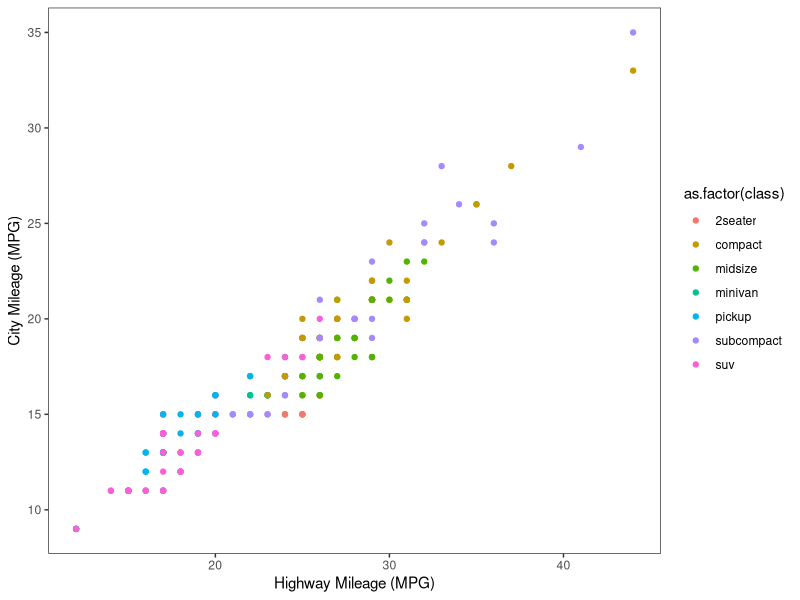
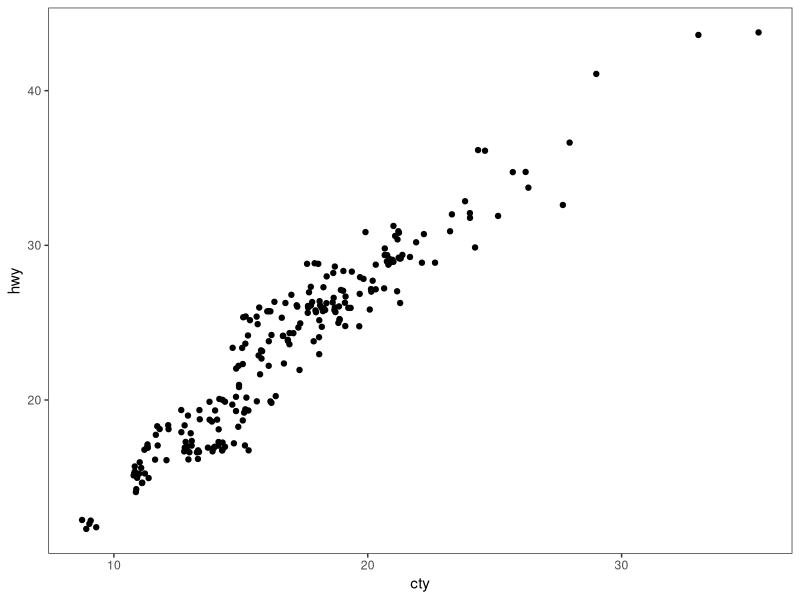
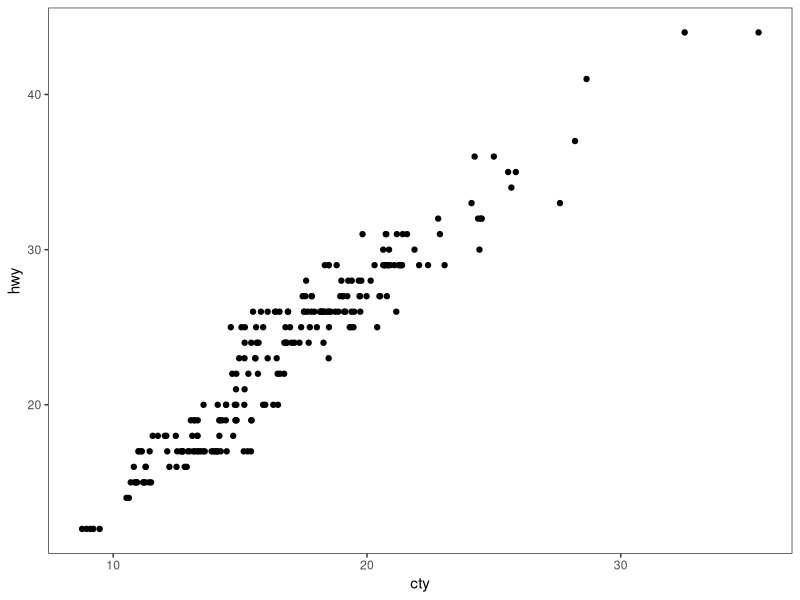
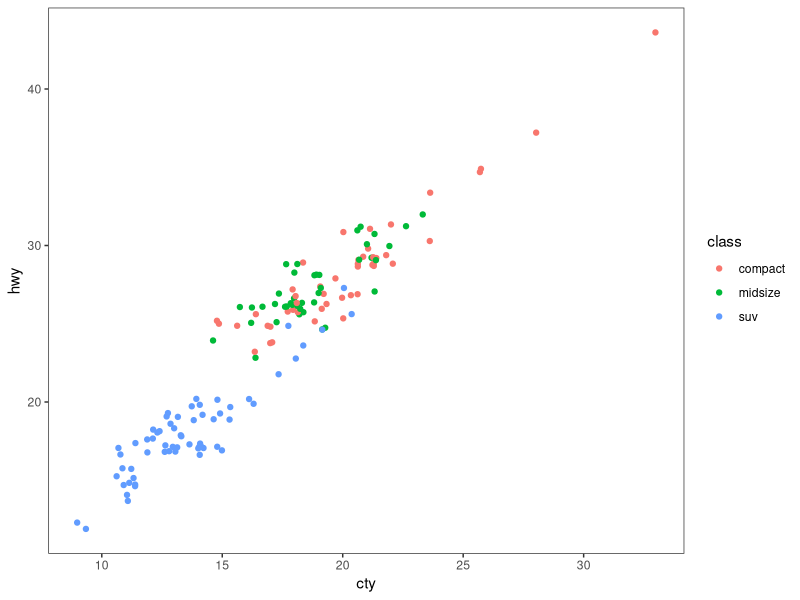
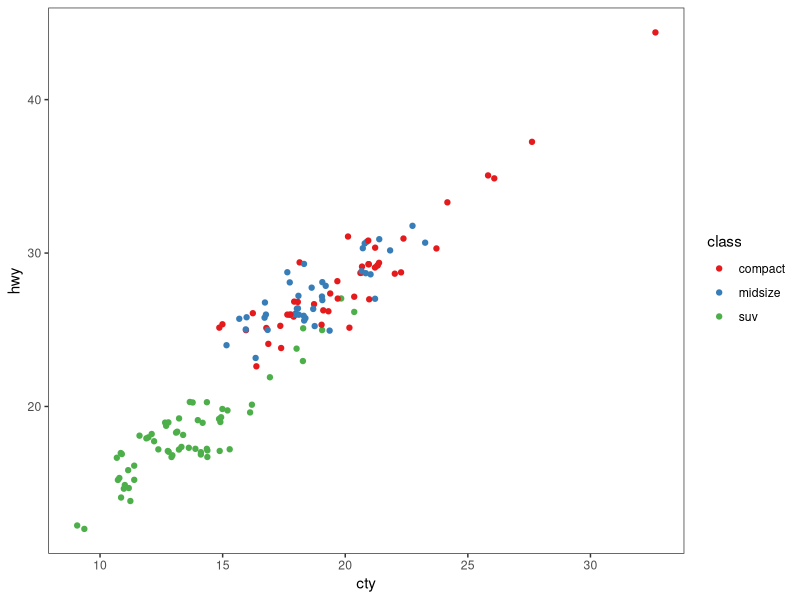
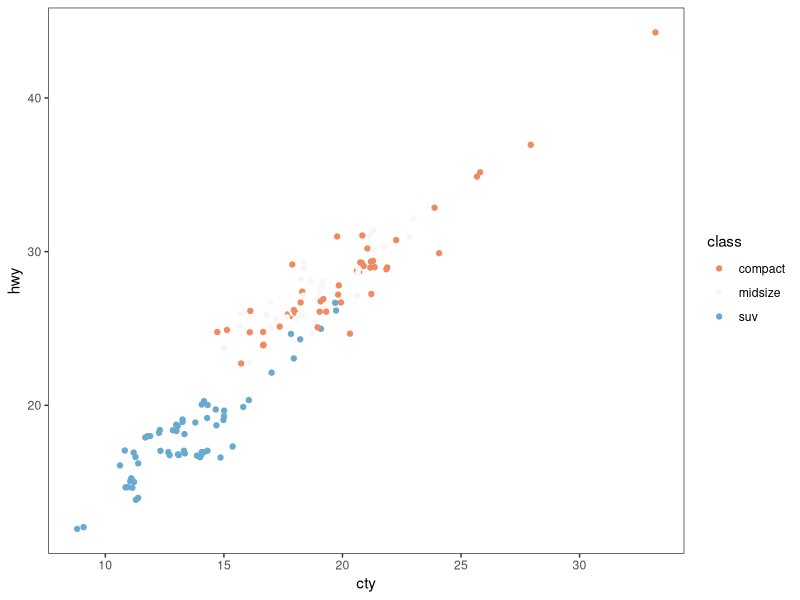
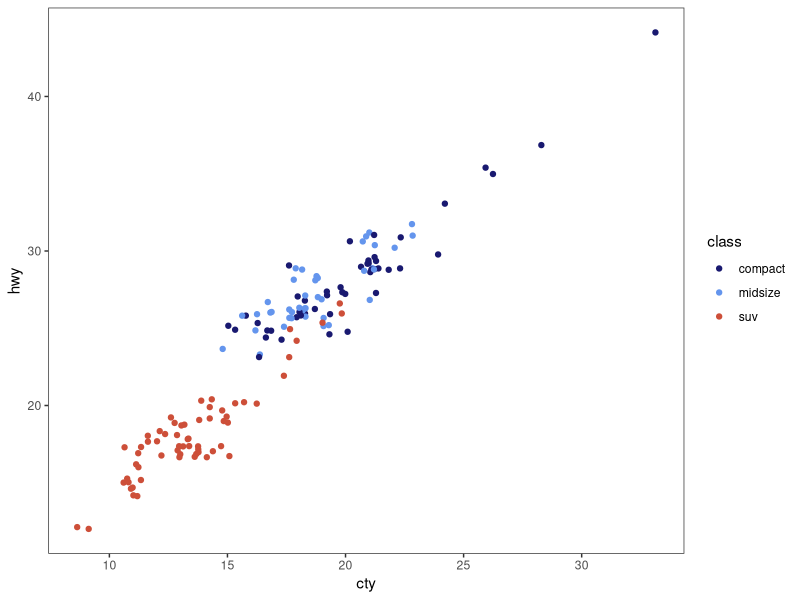
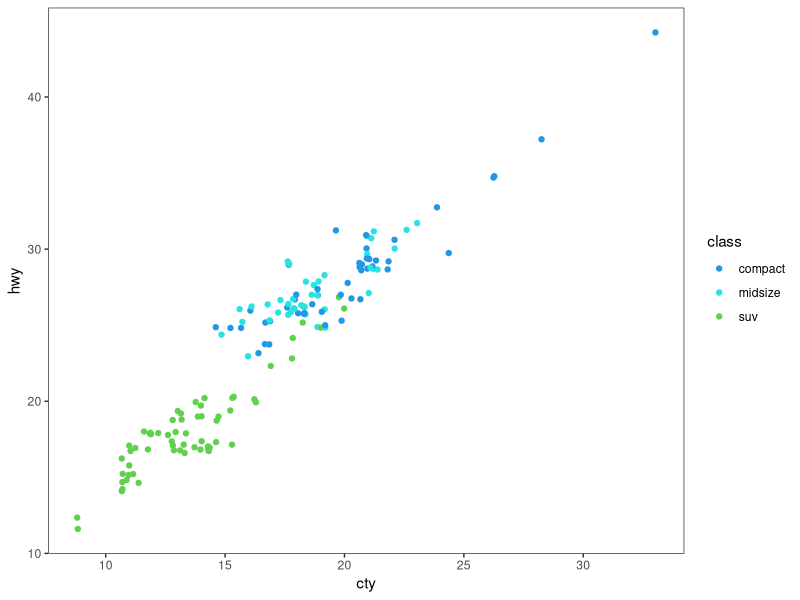

Generate these figures, in order, with R: (Note: this script raises an error after producing the figures.)
# ---------------------------------------------------------- #
#### MODULE 3: Plot even more data!                       ####               
# ---------------------------------------------------------- #

## OBJECTIVE:
# 1. To develop a "grammar of graphics".
# 2. To become comfortable using ggplot2 for exploratory data visualization.


# ---------------------------------------------------------- #
#### SET UP:                                              ####
# ---------------------------------------------------------- #
# REMINDER: In RStudio, open the Rproject for our course (UNCG_DataWrangling), 
# pull any changes from GitHub, and navigate to the branch you created for 
# yourself (just a single branch for the whole semester) in RStudio's Git tab.
# Open this week's assignment in this new branch to complete and submit on GitHub.
# Ideally, you'll commit your answers a bit at a time as you work through
# this assignment, rather than committing all at once at the end.

# Reminder of some helpful resources for graphing in R:
# ggplot Cookbook: http://www.cookbook-r.com/Graphs/
# Official ggplot2 Book: https://ggplot2-book.org/
# Themes in ggplot2: https://ggplot2-book.org/polishing.html#themes

# In ggplot2, aesthetic means “something you can see”. Each aesthetic is a
# mapping between a visual cue and a variable.
# Examples include:
# position (i.e., on the x and y axes)
# color (“outside” color)
# fill (“inside” color)
# shape (of points)
# line type
# size

# Each type of geometric object (geom) accepts only a subset of all aesthetics.
# Refer to the geom help pages to see what mappings each geom accepts. Aesthetic
# mappings are set with the aes() function.

# TASK: We will be using the ggplot2 package for graphing. Fortunately, ggplot2 
# is nested within the tidyverse package (along with many others).
# Start by writing code to load the tidyverse library.
# HINT: see the end of assignment #1 if you forgot how to load a package.

library(tidyverse)

# TASK: Write code below to set your theme to black and white and both your major
# AND minor gridlines to element_blank for all plots you'll be making today.
# HINT: Check back to last week's assignment section 1.9 for setting themes for
# all plots.

theme_set(theme_bw())
theme_update(panel.grid.major=element_blank(),
             panel.grid.minor=element_blank())


# ---------------------------------------------------------- #
#### 1.0 CORRELATION                                      ####
# ---------------------------------------------------------- #

# We learned how to make correlations last week, but it never hurts to get
# more practice! Let's start by using a data set built into ggplot2.
# The mpg dataset looks at the gas efficiency of different cars. Run the following
# code to load the data:
data(mpg, package = "ggplot2")

# TASK: Create a scatterplot (i.e., a dot plot) to relate city and highway mileage.
# Color the points by the class of car (class column) and label the x and y axis 
# to be more informative (City Mileage (MPG) vs Highway Mileage (MPG)).
# HINT: Refer back to last week's assignment or the ggplot help resources if you 
# forget how to make a scatterplot.

ggplot(mpg, aes(x=hwy,y=cty))+
  xlab('Highway Mileage (MPG)')+
  ylab('City Mileage (MPG)')+
  geom_point(aes(color=as.factor(class)))

# Looks alright, but the graph may be hiding some information...
# QUESTION: How many data points are in the mpg dataframe?

str(mpg)
# There are 234 obs. in 11 columns

# QUESTION: Approximately how many dots are in the graph you just made? How does
# that compare to the number of observations in the dataframe?

# There are roughly 78 points on the graph, which is a lot smaller than
# The number of observations.

# Try another correlation-focused geom that addresses this problem by running
# the following code:
ggplot(data=mpg, aes(x=cty, y=hwy)) + 
  geom_jitter()


# QUESTION: What happened when you created the plot with geom_jitter?

# A LOT more observations were added to the plot and some points were added in randomly.

# QUESTION: Run the code to create a plot using geom_jitter a second time. Then run it
# again and again. What happens each time? Why is this happening?

# The graph slightly shifts because the geom_jitter() function randomly moves the points 
# along the x and y axises.

# TASK: The default in geom_jitter is to jitter (or slightly move) the points away
# from each other in both the x and y directions. Check the help file for geom_jitter
# and write code below to make a graph where you jitter points in only the x-dimension
# by 0.5.

ggplot(data=mpg, aes(x=cty, y=hwy)) + 
  geom_jitter(height= F, width=0.5)

# ---------------------------------------------------------- #
#### 1.1 DETOUR! COLORS, COLORS, COLORS                   ####
# ---------------------------------------------------------- #

# Our world is so colorful, and our graphs can be too! But we want to be mindful
# of our color choices to not only be beautiful, but also informative and accessible.

# TASK: Create a new dataframe that filters our mpg data down to only information
# for car classes compact, midsize, and suv using an %in% statement. Name your 
# new dataframe mpgSubset.
# HINT: Refer back to the Transform assignment if you want help with %in% (or 
# try googling!)

mpgSubset <- mpg%>%
  filter(mpg$class%in%c('compact','midsize','suv'))

# ggplot has lots of nice (and some not so nice) built-in color palettes that we 
# can use to fill our bars with color. Try running the following code:
ggplot(data=mpgSubset, aes(x=cty, y=hwy, color=class)) +
  geom_jitter()

# The code above supplies us with ggplot's default color palette, which I find not
# so pleasing. Let's try to change this!

# We can add a statement specifying the scale of colors we would prefer. One way
# to do this is to use other pre-set palettes from ggplot. Run the code below to 
# ask ggplot to use the color brewer's palette called Set 1.
ggplot(data=mpgSubset, aes(x=cty, y=hwy, color=class)) +
  geom_jitter() +
  scale_color_brewer(palette="Set1")

# Alternatively, we could use the "RdBu" palette:
ggplot(data=mpgSubset, aes(x=cty, y=hwy, color=class)) +
  geom_jitter() +
  scale_color_brewer(palette="RdBu")

# QUESTION: Investigate the color brewer's range of palettes at this website: 
# https://r-graph-gallery.com/38-rcolorbrewers-palettes.html
# What do you notice about the colors chosen from each of the palettes that we
# used above? (i.e., does it use the first three colors in the palette? The last
# three? Some other combination?)

# For Set1, the first three colors are assigned to the three variables.
# For RdBu, the extremes and a middle ground color were assigned to the variables.


# We could also pick out EXACTLY which colors we want for our figure. 
# There are 4 main ways to specify colors in R:
### by name
### by number
### by Hex code
### with the rgb() function

# By Name: R allows you to call more than 600 colors by name! Run the following
# code to see a list:
colors()

# We can put in the colors we chose for each variable by adding the 
# scale_color_manual() function to our plot. Try it out by running the following
# code:
ggplot(data=mpgSubset, aes(x=cty, y=hwy, color=class)) +
  geom_jitter() +
  scale_color_manual(values=c('midnightblue', 'cornflowerblue', 'tomato3'))


# You can also chose colors by number, which are assigned in R.

# TASK: Copy and paste the code to make our scatterplot and replace the color names
# with three numbers of your choice (between 1 and 657). How does your new figure look?
# HINT: remember to remove the quotation marks when calling numbers.


ggplot(data=mpgSubset, aes(x=cty, y=hwy, color=class)) +
  geom_jitter() +
  scale_color_manual(values=c('388', '213', '515'))

# QUESTION: How do you think you could figure out which color name belongs to
# each color number?
# HINT: Try creating a dataframe from color() by passing it into the
# as.data.frame() function.

palette <- as.data.frame(colors())

# You can also chose colors by Hex code. A Hex color code is a 6-symbol code made
# of up to three 2-symbol elements (6 symbols in length all together). Each of 
# the 2-symbol elements represents a color value in the Red-Green-Blue (RGB) color
# scale from 0 to 255. Hex codes are written with a # in front of them. Let's try
# out calling our colors using hex code.
ggplot(data=mpgSubset, aes(x=cty, y=hwy, color=class)) +
  geom_jitter() +
  scale_color_manual(values=c('#191970', '#6495ED', '#FF6347'))

# There are two great things about hex codes. First, you can call ANY color you 
# want with a hex code. That is, you're not limited to the 657 colors that are
# in ggplot. By specifying the color by hex code, you can pick literally anything!

# TASK: Google the search term "color picker". This should bring up google's color
# picker (in addition to a billion other color picking websites). Use this color
# picker to generate the hex codes for three new colors of your choice. Then copy
# and paste the above code, replacing the hex codes with your color choices.

ggplot(data=mpgSubset, aes(x=cty, y=hwy, color=class)) +
  geom_jitter() +
  scale_color_manual(values=c('#40db42', '#000000', '#cc5e1f'))

#I call it "Spooktacular"

# The second great thing about hex codes is that you can control the transparency
# of your colors. Transparency is set in a hex code by adding two extra symbols
# to the end, which together make up the "alpha" element. Adding 00 to the end 
# of your hex code will make your color completely transparent, while adding FF 
# to the end will make it completely opaque. Any number/letters in-between will 
# result in partial transparency. You can find a complete list of transparencies
# between 0-100% here: https://gist.github.com/lopspower/03fb1cc0ac9f32ef38f4

# TASK: Try out transparency by copying and pasting your graph code below and
# adding the alpha element to the end of each of your hex codes to make your
# first color 0% transparent, your second color 50% transparent, and your third
# color 100% transparent.


ggplot(data=mpgSubset, aes(x=cty, y=hwy, color=class)) +
  geom_jitter() +
  scale_color_manual(values=c('#40db42ff', '#00000080', '#cc5e1f00'))

# QUESTION: What happened to the point that you set to 100% transparent?

# Those points are completely transparent

# Finally, we can set our colors using the rgb() function. This operates very
# similarly to the hex code, where you can pick exactly the color and transparency
# you want. Try it out by running the following code:
ggplot(data=mpgSubset, aes(x=cty, y=hwy, color=class)) +
  geom_jitter() +
  scale_color_manual(values=c(rgb(.10, .10, .44, .5), rgb(.39, .58, .93, .5), rgb(1.0, .39, .28, .5)))

# TASK: Modify the above code to make all of your points 50% transparent.

# There are so many inventive and artistic people in the world who have expanded
# the offerings for colors in ggplot. Check out some notable ones listed below
# when choosing colors for this assignment.
### Color-blind friendly palettes: https://github.com/JLSteenwyk/ggpubfigs
### Color palettes from vintage National Parks posters: https://github.com/katiejolly/nationalparkcolors
### Color palettes based on Wes Anderson movies: https://github.com/karthik/wesanderson
### Color palettes from famous Dutch paintings: https://github.com/EdwinTh/dutchmasters


# ---------------------------------------------------------- #
#### 1.2 DETOUR! LEGENDS                                  ####
# ---------------------------------------------------------- #

# When you specify colors in your ggplot code, R throws in a bonus legend for free!
# However, this legend is often not as clear or visually appealing as we might 
# prefer. But as with all geometric objects in ggplot, legends can be easily altered.

# Run the following code to create a scatter plot. Feel free to modify the colors
# as you prefer!
ggplot(data=mpgSubset, aes(x=cty, y=hwy, color=class)) +
  geom_jitter()

# QUESTION: Where did ggplot get the legend title and values from?
# The titles were provided in the aes() function and the values come from the mpgSubset dataframe

# We could change the title and values in our legend by altering the dataframe
# we are passing into ggplot. But that seems a bit drastic. Instead, we can 
# lean on the same code that specifies our color picks to alter the legend text.
# Try it out by running the following code:
ggplot(data=mpgSubset, aes(x=cty, y=hwy, color=class)) + # This creates our scatterplot with the assigned x and y axises, and colors scaled by class
  geom_jitter() + # This tells R to insert the data in a spaced out manner. 
  scale_color_manual(values=c('#FCBA03', '#380754', '#496916'), # This assigns a color to each value
                     name='Class of Car', # This renames the title of the variables 
                     breaks=c('suv', 'midsize', 'compact'), # This breaks the data up by variable
                     labels=c('SUV', 'Midsize', 'Compact')) # This gives labels to the broken up variable data


# TASK: Label each line of the code above with what it is doing.
# HINT: Check the scale_color_manual help file or ggplot Cookbook for more info.


# IMPORTANT: It is important to pay attention to the order you provide ggplot with 
# your color choices and legend labels! Try running the following code:
ggplot(data=mpgSubset, aes(x=cty, y=hwy, color=class)) + 
  geom_jitter() + 
  scale_color_manual(values=c('#FCBA03', '#380754', '#496916'), 
                     name='Class of Car', 
                     breaks=c('suv', 'midsize', 'compact'), 
                     labels=c('Compact', 'SUV', 'Midsize')) 


# QUESTION: What is wrong with the code above? Why is it so important to be
# careful with the order you pass information into ggplot?

# The labels for the break data is assigned to the wrong variables and has a misleading output.


# While changing the legend text and factor order takes place in the scale_color_manual
# step, moving the legend around on the graph page is part of the graph theme. We
# can try this out using the code below:
ggplot(data=mpgSubset, aes(x=cty, y=hwy, color=class)) + 
  geom_jitter() + 
  theme(legend.position='bottom')


# TASK: Modify the code above to have the legend display along the bottom of
# the figure.


# We can also have the legend located within the area of the graph itself! We can 
# do this by specifying the coordinates for where the legend should go within the
# graph axes. First we set the legend position and then we set the anchoring 
# position by justifying the legend.
### bottom left: 0,0
### bottom right: 1,0
### top left: 0,1
### top right: 1,1

# Try it out by running the following code:
ggplot(data=mpgSubset, aes(x=cty, y=hwy, color=class)) + 
  geom_jitter() + 
  theme(legend.position=c(1,0), legend.justification=c(1,0))

# QUESTION: What happens if you don't include the code for legend justification
# above?
# The legend is placed in the wrong area, to the bottom right outside of the graph

# TASK: Copy and paste the code from above. Modify it to place the legend in the
# upper left part of the graph.
ggplot(data=mpgSubset, aes(x=cty, y=hwy, color=class)) + 
  geom_jitter() + 
  theme(legend.position=c(0,1), legend.justification=c(0,1))

# Finally, we might want to remove the legend altogether! We would do so by
# modifying the theme as well. 

# TASK: Check the ggplot cookbook to find the legends section. Read what it says 
# about removing the legend. Then copy and paste the graph code from above. Modify
# the code to remove the legend.

ggplot(data=mpgSubset, aes(x=cty, y=hwy, color=class)) + 
  geom_jitter() + 
  theme(legend.position= "none")
# ---------------------------------------------------------- #
#### 2.0 DEVIATION                                        ####
# ---------------------------------------------------------- #

# Used to compare variation in values between small number of items (or categories) 
# with respect to a fixed reference.

# Whether the graphical type is a deviation graph or a composition graph (or a 
# ranking graph) may depend on the underlying data structure.

# We used geom_bar() last week with factor data to create a bar graph. But
# geom_bar() is a bit tricky because it can make EITHER a bar graph or a histogram
# depending on the data you give it. The default of geom_bar() is to set stat to 
# count so if you give it just a continuous x value, it will make a histogram. Try
# it with the following code:
ggplot(data=mpg, aes(x=hwy)) + 
  geom_bar()

# In order to have the geom create bars and not a histogram, you must:
# 1) Set stat = identity
# 2) Provide both an x and a y inside the aes(), where x is either a character 
# or factor and y is numeric.

# TASK: Create a dataframe of summary statistics for the mpg data, calculating the
# mean, standard deviation, and standard error for highway mpg grouping by class.
# Name the resulting dataframe highwayMPG and your new variables hwy_mean, hwy_sd,
# and hwy_se.
# HINT: Look back at the Transform assignment if you forget how to summarize the
# data. Also recall, standard error = 1.96*standard deviation.


# TASK: Create a bar graph showing the average highway MPG on the y-axis and 
# car class on the x-axis. Fill the bars by class. Add in error bar caps that are 20%
# the width pf the bars.
# HINT: Don't forget to change stat from the default in your geom_bar() statement!


# ---------------------------------------------------------- #
#### 2.1 DETOUR! COLORS AND LEGENDS, AGAIN                ####
# ---------------------------------------------------------- #

# Recall that some geometric elements require fills instead of (or sometimes in
# addition to) colors.

# TASK: Create a bar graph with the mpg summary stats with the following parameters:
# (1) Black bar outline
# (2) Bars filled with the color brewer palette "Dark2" using the scale_fill_manual
#     statement
# (3) No legend
# (4) Informative x- and y-axis labels. 

# HINT: Carefully consider whether your color and/or fill should go within an aes() 
# statement, the scale_fill_manual or scale_color_manual statements, or neither.
# If in doubt, try a bunch of ways until it looks how we want it. And consult 
# your helpful ggplot resources on the web.


# ---------------------------------------------------------- #
#### 2.2 DETOUR! AXIS MODIFICATIONS                       ####
# ---------------------------------------------------------- #

# Run the following code, feeling free to modify colors as you prefer:
ggplot(data=highwayMPG, aes(x=class, y=hwy_mean, fill=class)) +
  geom_bar(stat='identity') 

# QUESTION: Where is ggplot getting the x-axis tick labels from?


# Often our tick labels are not the best. We can modify them to be more informative
# or visually appealing by directly modifying the dataframe, but again this feels
# a bit extreme. Instead, we can directly modify the scale of the axis. For axes
# that deal with categories, we are setting the discrete scale. Try it out by
# running the following code:
ggplot(data=highwayMPG, aes(x=class, y=hwy_mean, fill=class)) +
  geom_bar(stat='identity') +
  scale_x_discrete(labels=c('sport', 'compact', 'midsize', 'minivan', 'pickup', 'subcompact', 'SUV'))

# We can also change the scale of the continuous axes, including how large they are
# and where the tick marks fall as follows:
ggplot(data=highwayMPG, aes(x=class, y=hwy_mean, fill=class)) +
  geom_bar(stat='identity') +
  scale_y_continuous(breaks=seq(0, 50, 10)) +
  coord_cartesian(ylim=c(0,50))

# QUESTION: Try running the code above without the coord_cartesian() statement. 
# What is surprising about the resulting graph? Based on this result, what do you
# think the coord_cartesian() statement does?


# We can also add a statement into the scale discrete or continuous statements
# to name our axes, rather than putting in a whole separate step of xlab() or ylab().
# Try it out with the following code:
ggplot(data=highwayMPG, aes(x=class, y=hwy_mean, fill=class)) +
  geom_bar(stat='identity') +
  scale_x_discrete(name='Class of Car') +
  scale_y_continuous(name='Mean Highway MPG')


# Finally, we can flip our axes easily in ggplot as follows:
ggplot(data=highwayMPG, aes(x=class, y=hwy_mean, fill=class)) +
  geom_bar(stat='identity') +
  coord_flip()


# TASK: Let's put it all together. Make a graph of the mpg summary stats with the
# following specifications:
# (1) color by class of car using a color scheme of your choice (not the default)
# (2) plot the class of car on the x-axis and the highway MPG on the y axis
# (3) include better names for the x- and y-axis titles
# (4) include better names for the car classes
# (5) set the scale of the highway mpg to run from 0 to 30 with breaks every 5 
# (6) flip your axes
# (7) remove the legend


# ---------------------------------------------------------- #
#### 3.0 RANKING                                          ####
# ---------------------------------------------------------- #
# Used to compare the position or performance of multiple items with respect to 
# each other. Actual values matters somewhat less than the ranking.

# TASK: Create a dataframe of summary statistics for the mpg data, calculating the
# mean, standard deviation, and standard error for CITY mpg grouping by class.
# Name the resulting dataframe cityMPG and your new variables city_mean, city_sd,
# and city_se.
# HINT: Look back at the Transform assignment if you forget how to summarize the
# data. Also, standard error = 1.96*standard deviation.


# Now we want to plot our data in order from smallest to largest city MPG to get
# a ranking. To do so, we need to use the reorder() function to rearrange the data
# going into our x-axis.
ggplot(cityMPG, aes(x=reorder(class, city_mean), y=city_mean)) + 
  geom_bar(stat="identity")

# TASK: Recreate the above ranking figure to include the following:
# (1) class of car on the x-axis with informative axis and tick labels
# (2) MPG ordered from highest to lowest (hint: try google if you're unsure)
# (3) bars with dary grey outlines and filled by class with your favorite color scheme
# (4) error bars with end caps 30% the width of the bars
# (5) y-axis from 0 to 30 with tick marks every 5
# (6) no legend.


# ---------------------------------------------------------- #
#### 4.0 DISTRIBUTION                                     ####
# ---------------------------------------------------------- #
# When you have lots and lots of data points and want to study where and how the
# data points are distributed.

# Histograms can be accomplished with either geom_bar() or geom_histogram()
ggplot(mpg, aes(hwy)) + 
  geom_histogram()

# TASK: Recreate the graph above, but using geom_bar() instead


# TASK: Try making a histogram with the categorical variable 'manufacturer'.
# What error message do you get?


# QUESTION: What happens when you follow the advice of the error message and 
# make stat='count'?
ggplot(mpg, aes(manufacturer)) + 
  geom_histogram(stat="count")


# TASK: Make a boxplot comparing the distribution of cty (city mileage) for
# each class of car.
# HINT: Look back to last week if you forget how to make a boxplot.


# We can also make a different type of distribution, a violin plot using the 
# geom_violin statement as follows:
ggplot(mpg, aes(x=class, y=cty)) + 
  geom_violin()

# QUESTION: What does a violin plot show? Check google if you're unsure.


# ---------------------------------------------------------- #
#### 5.0 COMPOSITION                                      ####
# ---------------------------------------------------------- #
# Bar charts and pie charts are classic ways of showing composition of a dataset.

# TASK: Let's get some data for this task by determining the number of cars from 
# each car manufacturer in our mpg dataframe. We can do this as follows:
manufacturerFreq <- mpg %>% 
  group_by(manufacturer) %>% 
  summarize(frequency=length(manufacturer)) %>% 
  ungroup()

# TASK: Make a bar graph of the number of cars (frequency) by manufacturer using
# the dataframe we created above.


# We can switch the bar chart you created above into a pie chart simply by changing
# the coordinate system through a series of steps as follows:

ggplot(manufacturerFreq, aes(x=manufacturer, y=frequency)) +
  geom_bar(stat="identity") +
  coord_polar()

ggplot(manufacturerFreq, aes(x=manufacturer, y=frequency, fill=manufacturer)) +
  geom_bar(stat="identity") +
  coord_polar()

ggplot(manufacturerFreq, aes(x="", y=frequency, fill=manufacturer)) +
  geom_bar(stat="identity", width=1) +
  coord_polar()

ggplot(manufacturerFreq, aes(x="", y=frequency, fill=manufacturer)) +
  geom_bar(stat="identity", width=1) +
  coord_polar(theta="y")

ggplot(manufacturerFreq, aes(x="", y=frequency, fill=manufacturer)) +
  geom_bar(stat="identity", width=1) +
  coord_polar(theta="y", start=0) +
  theme_void() +
  theme(legend.title = element_text(size = 12.5), 
        legend.text  = element_text(size = 8.5),
        legend.key.size = unit(.75, "lines"))

# TASK: Annotate the code below to describe what each line does:
ggplot(manufacturerFreq, aes(x="", y=frequency, fill=manufacturer)) +
  geom_bar(stat="identity", width=1) +
  coord_polar(theta="y", start=0) +
  theme_void() +
  theme(legend.title = element_text(size = 12.5), 
        legend.text  = element_text(size = 8.5),
        legend.key.size = unit(.75, "lines"))


# ---------------------------------------------------------- #
#### 6.0 CHANGE                                           ####
# ---------------------------------------------------------- #

# Time series are often best visualized with line graphs. Let's try this out
# with some new data:
data("economics")

# TASK: Use the economics dataset to plot the number of people who are unemployed
# over time (unemploy vs date). Make a scatterplot, then connect the points with 
# lines using geom_line().
# HINT: use ?economics to get more information about this dataset.




# ---------------------------------------------------------- #
#### GROUPS AND MAPS                                      ####
# ---------------------------------------------------------- #

# Let's save these for group project options, this assignment is really long!









# REMEMBER: Save and push your script when you're done with this assignment!
